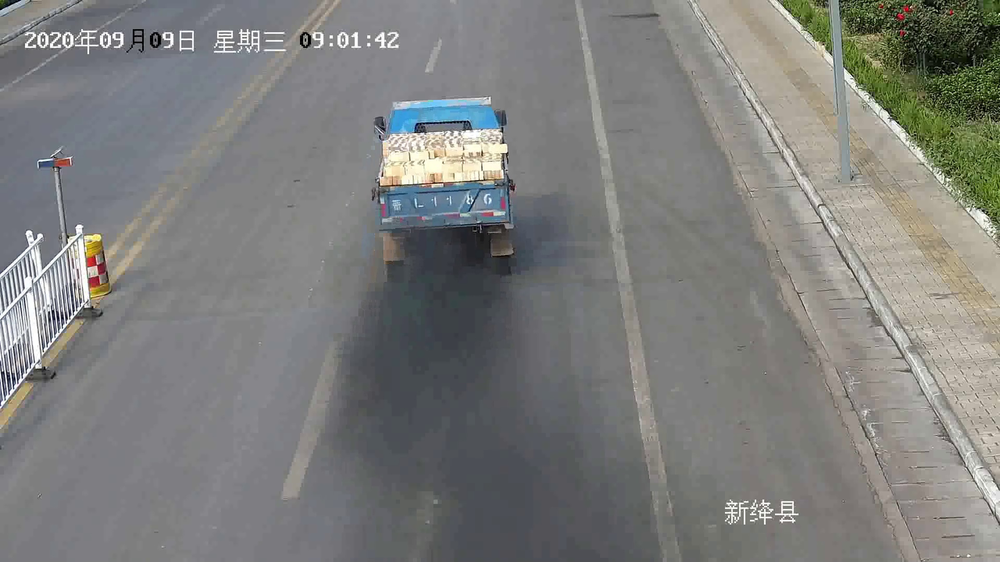
#> input picture Smoke_Emission/py3/test.png, 1000 x 562 px, shrunk from 1920 x 1080 before the run; its folder holds only this picture in this run
$ python imgsmoke.py
#> lines starting #> are read from the running program, lines starting #| are printed output that depends on the picture
import cv2
import numpy as np
import glob
import os
import gc
import random
from tqdm import tqdm
from skimage.filters import gabor
from skimage.util import img_as_ubyte
from skimage.feature import local_binary_pattern
from skimage.morphology import white_tophat, black_tophat, disk
from skimage.restoration import denoise_bilateral
from skimage.filters import threshold_local, laplace
from scipy.ndimage import gaussian_laplace
import base64
from io import BytesIO
from PIL import Image

class detectIMG:
    def __init__(self, path):
#> in procIMG, img is the input picture: shape (562, 1000, 3); mean B, G, R 124.3, 126.5, 126
        self.img_path = path
        self.fname = os.path.basename(path)

        self.params = {
            'weight_h': 0.2,  # Reduced hue influence
            'weight_s': 0.2,  # Reduced saturation influence
            'weight_v': 0.6,  # Increased brightness influence
            'base_corr_threshold': 0.5,  # Lower threshold for more sensitive detection

            'texture_thresh': 10,  # More sensitive texture detection
            'clahe_clip_limit': 2.0,  # CLAHE to improve local contrast in smoke
            'clahe_tile_grid_size': 6,  # Tile grid size for CLAHE

            'anisotropic_iterations': 10,  # Number of iterations for anisotropic diffusion
            'anisotropic_kappa': 50,  # Sensitivity to edges for anisotropic diffusion
            'anisotropic_gamma': 0.1,  # Rate of diffusion for anisotropic diffusion

            'tophat_selem_size': 15,  # Size of the structuring element for top-hat and bottom-hat transformations

            'log_sigma': 2,  # Sigma value for Laplacian of Gaussian

            'lbp_radius': 3,  # Radius for Local Binary Pattern
            'lbp_n_points': 24,  # Number of points for Local Binary Pattern

            'gabor_frequencies': [0.1, 0.2, 0.3],  # Frequencies for Gabor filters

            'morph_kernel_size': 7,  # Slightly larger morphological kernel
            'entropy_thresh': 80,    # Fine-tune entropy to capture smoke texture

            'weight_texture': 0.7,   # Give more weight to texture-based smoke features
            'weight_entropy': 0.3,   # Less influence from entropy filtering

            'trainedPath': "./assets/lab/"
        }

        self.color_features = [np.ones((180,), dtype=np.float32), np.ones((256,), dtype=np.float32), np.ones((256,), dtype=np.float32)]
        self.texture_feature = np.ones((256,), dtype=np.float32)


    # CLAHE ( for contrast enhancement )
    def apply_clahe(self, img):
        lab = cv2.cvtColor(img, cv2.COLOR_BGR2LAB)
#> lab: shape (562, 1000, 3); mean of channels 0, 1, 2 134.3, 127.5, 129
        l, a, b = cv2.split(lab)
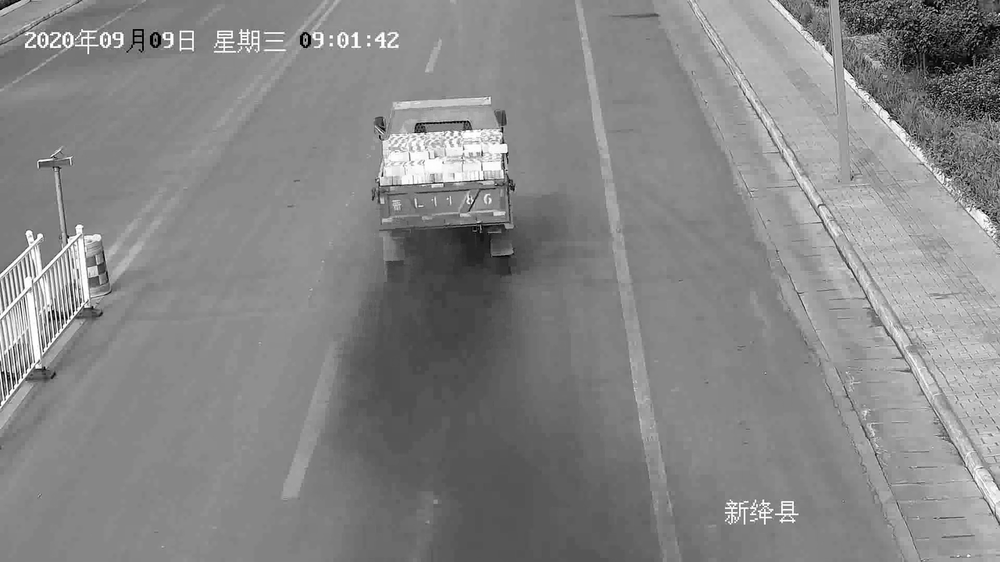
#> l: shape (562, 1000); min 0, max 255, mean 134.3
        clahe = cv2.createCLAHE(clipLimit=self.params['clahe_clip_limit'], tileGridSize=(self.params['clahe_tile_grid_size'], self.params['clahe_tile_grid_size']))
        cl = clahe.apply(l)
        lab = cv2.merge((cl, a, b))
#> lab: shape (562, 1000, 3); mean of channels 0, 1, 2 128.9, 127.5, 129
        enhanced_img = cv2.cvtColor(lab, cv2.COLOR_LAB2BGR)
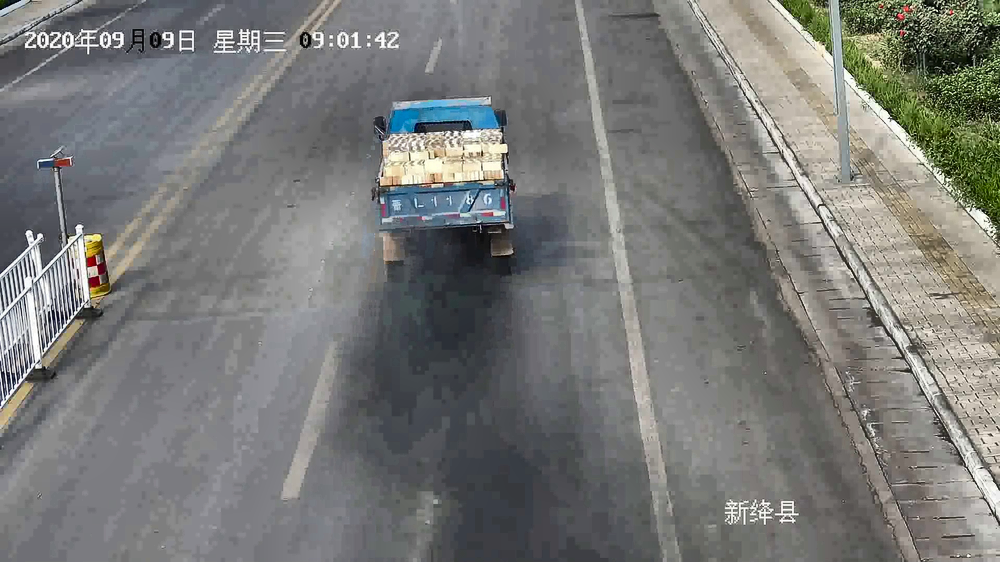
#> enhanced_img: shape (562, 1000, 3); mean B, G, R 119.4, 121.5, 120.9
        return enhanced_img

    # Anisotropic Diffusion ( for edge-preserving smoothing )
    def anisotropic_diffusion(self, img):
        iterations = self.params.get('anisotropic_iterations', 10)  # Number of iterations for anisotropic diffusion
        kappa = self.params.get('anisotropic_kappa', 50)  # Sensitivity to edges
        gamma = self.params.get('anisotropic_gamma', 0.1)  # Rate of diffusion
        img = img.astype(np.float32)
        for i in range(iterations):
            grad_n = np.roll(img, -1, axis=0) - img
            grad_s = np.roll(img, 1, axis=0) - img
            grad_e = np.roll(img, -1, axis=1) - img
            grad_w = np.roll(img, 1, axis=1) - img
            c_n = np.exp(-(grad_n / kappa) ** 2)
            c_s = np.exp(-(grad_s / kappa) ** 2)
            c_e = np.exp(-(grad_e / kappa) ** 2)
            c_w = np.exp(-(grad_w / kappa) ** 2)
            img += gamma * (c_n * grad_n + c_s * grad_s + c_e * grad_e + c_w * grad_w)
        return img

    # Top-hat and Bottom-hat transformations ( for small feature enhancement )
    def apply_tophat_bothat_transforms(self, img):
        gray_img = cv2.cvtColor(img, cv2.COLOR_BGR2GRAY)
        selem_size = self.params.get('tophat_selem_size', 15)  # Size of the structuring element for top-hat and bottom-hat transformations
        top_hat = white_tophat(gray_img, disk(selem_size))
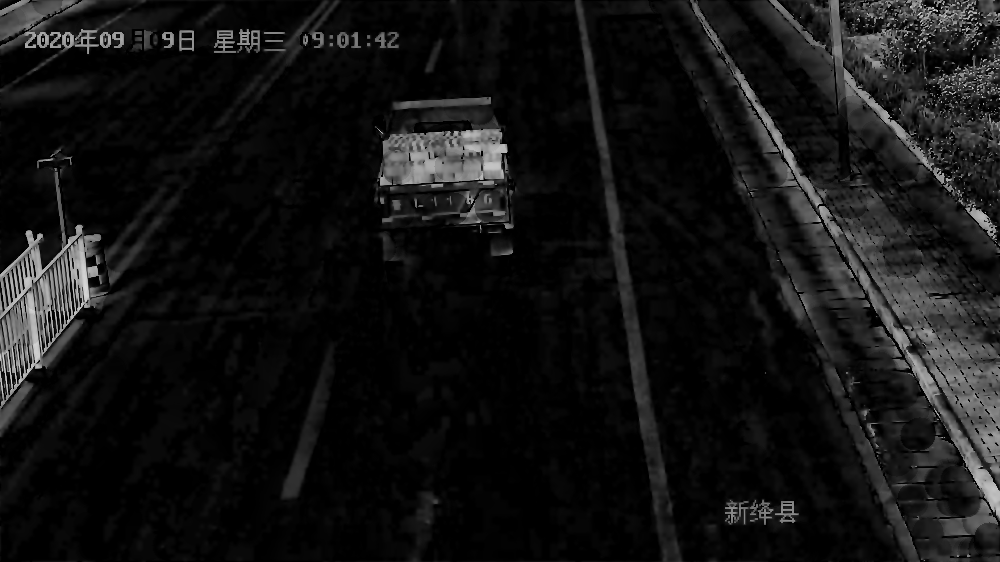
#> top_hat: shape (562, 1000) float32; min 0, max 217.1, mean 19.7
        bottom_hat = black_tophat(gray_img, disk(selem_size))
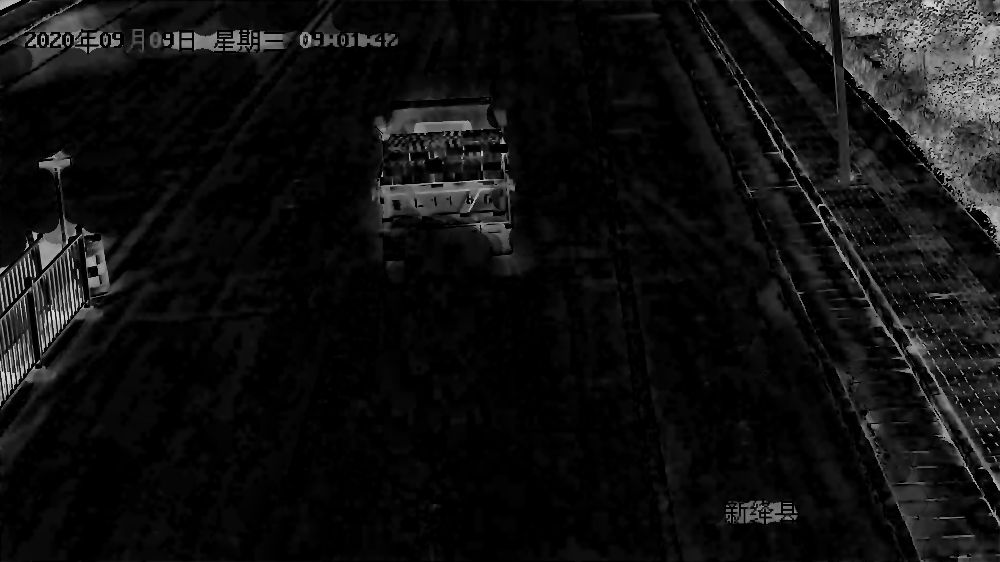
#> bottom_hat: shape (562, 1000) float32; min 0, max 227, mean 16.9
        return top_hat, bottom_hat

    # Laplacian of Gaussian (LoG) ( for Multi-scale edge detection )
    def multi_scale_edge_detection(self, img):
        gray_img = cv2.cvtColor(img, cv2.COLOR_BGR2GRAY)
        sigma = self.params.get('log_sigma', 2)  # Sigma value for Gaussian smoothing
        edge_laplacian = gaussian_laplace(gray_img, sigma=sigma)
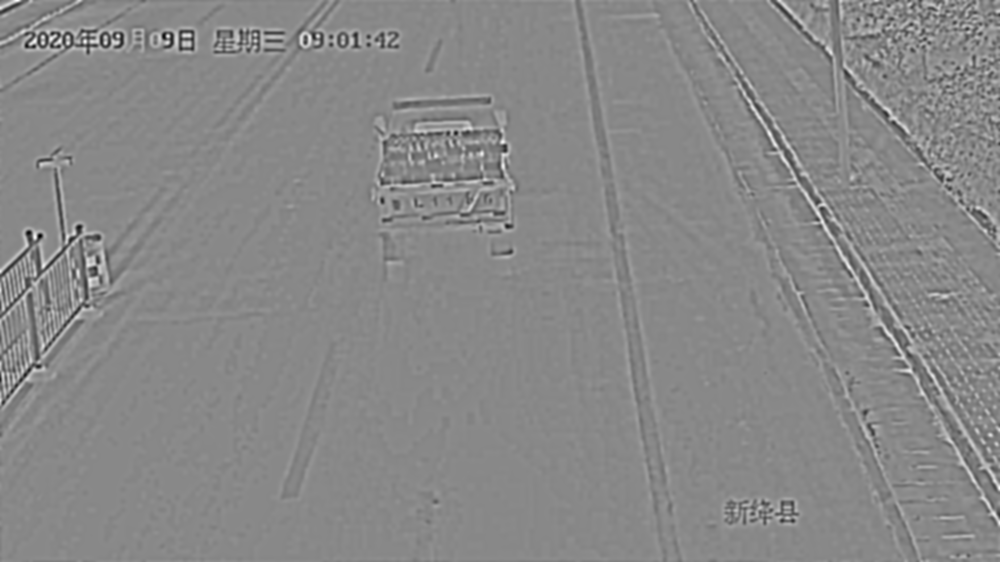
#> edge_laplacian: shape (562, 1000) float32; min -22.86, max 19.81, mean -0.021; drawn with min black and max white
        return edge_laplacian

    # Local Binary Patterns (LBP) ( for Texture analysis )
    def extract_lbp_features(self, img):
        radius = self.params.get('lbp_radius', 3)  # Radius of LBP
        n_points = self.params.get('lbp_n_points', 24)  # Number of points in LBP
        gray_img = cv2.cvtColor(img, cv2.COLOR_BGR2GRAY)
        gray_img = np.clip(gray_img, 0, 1)  # Clip values to ensure they are between 0 and 1
#> gray_img: shape (562, 1000) float32; every value is 1
        gray_img = img_as_ubyte(gray_img)  # Convert to unsigned 8-bit integer type to avoid warnings
#> gray_img: shape (562, 1000); every value is 255
        lbp = local_binary_pattern(gray_img, n_points, radius, method='uniform')
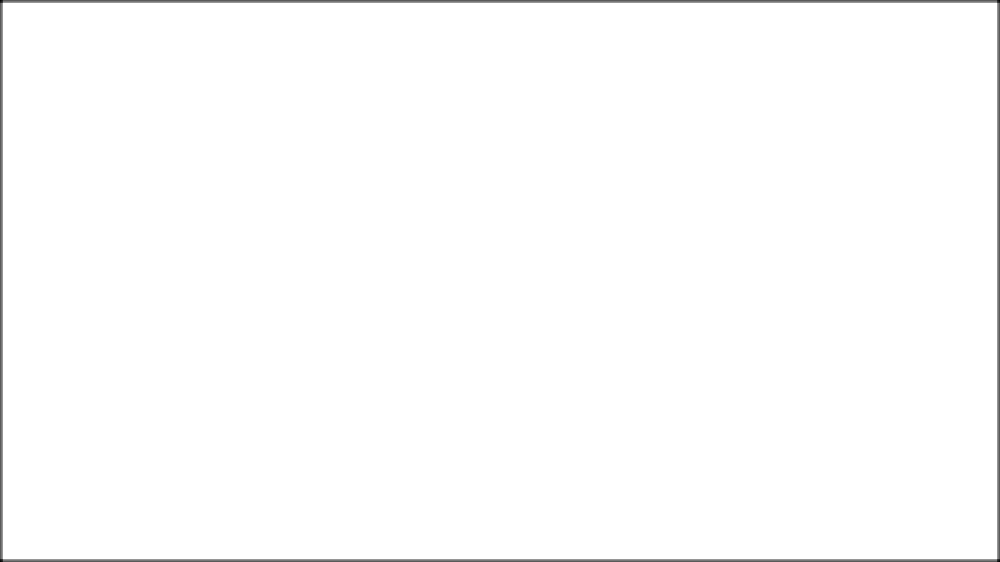
#> lbp: shape (562, 1000) float64; min 7, max 24, mean 23.9; drawn with min black and max white


        return lbp

    # Smoke segmentation using combined features
    def scanIMG(self, lb_path):
#> called with lb_path = './assets/lab/test.png'
        img = cv2.imread(self.img_path)
        lb = cv2.imread(lb_path)
        red_mask = cv2.inRange(lb, (0, 0, 128), (0, 0, 128))
#> red_mask: shape (562, 1000); every value is 0

        # Masking the smoke region from the original image using the red mask
        try:
            smoke_region = cv2.bitwise_and(img, img, mask=red_mask)
#> smoke_region: shape (562, 1000, 3); every value is 0
        except:
            return [False, None]

        # Converting to HSV and compute histograms only for the smoke region
        hsv = cv2.cvtColor(smoke_region, cv2.COLOR_BGR2HSV)
        hist_h = cv2.calcHist([hsv], [0], red_mask, [180], [0, 180]).astype(np.float32)
#> hist_h = 180 values from 0 to 0
        hist_s = cv2.calcHist([hsv], [1], red_mask, [256], [0, 256]).astype(np.float32)
#> hist_s = 256 values from 0 to 0
        hist_v = cv2.calcHist([hsv], [2], red_mask, [256], [0, 256]).astype(np.float32)
#> hist_v = 256 values from 0 to 0

        # Comparing histograms with smoke features using correlation
        corr_h = cv2.compareHist(hist_h, self.color_features[0].astype(np.float32), cv2.HISTCMP_CORREL)
#> corr_h = 1
        corr_s = cv2.compareHist(hist_s, self.color_features[1].astype(np.float32), cv2.HISTCMP_CORREL)
#> corr_s = 1
        corr_v = cv2.compareHist(hist_v, self.color_features[2].astype(np.float32), cv2.HISTCMP_CORREL)
#> corr_v = 1

        # Weighted correlation
        corr_total = (self.params['weight_h'] * corr_h + self.params['weight_s'] * corr_s + self.params['weight_v'] * corr_v)
#> corr_total = 1

        # Thresholding based on correlation
        if corr_total < self.params['base_corr_threshold']:
            return [False, None]

        # Using Gabor filters ( for texture analysis )
        gray = cv2.cvtColor(smoke_region, cv2.COLOR_BGR2GRAY)
        frequencies = self.params.get('gabor_frequencies', [0.1, 0.2, 0.3])  # List of frequencies for Gabor filter
        gabor_features = [gabor(gray, frequency=freq)[0] for freq in frequencies]
#> gabor_features = 3 items
        gabor_mean = np.mean(np.array(gabor_features), axis=0)
#> gabor_mean: shape (562, 1000) float64; every value is 0
        gabor_mean = np.clip(gabor_mean, -1, 1)
        _, gabor_thresh = cv2.threshold(img_as_ubyte(gabor_mean), self.params['texture_thresh'], 255, cv2.THRESH_BINARY)

        # Morphological Refinements
        kernel_size = self.params.get('morph_kernel_size', 5)  # Size of the morphological kernel
        kernel = cv2.getStructuringElement(cv2.MORPH_ELLIPSE, (kernel_size, kernel_size))
        closing = cv2.morphologyEx(gabor_thresh, cv2.MORPH_CLOSE, kernel, iterations=2)

        return [True, closing]

    # Displaying detected smoke regions for random images
    def procIMG(self):

        img = cv2.imread(self.img_path)
        img = self.apply_clahe(img)
        img = self.anisotropic_diffusion(img)
        lb_path = f"{self.params['trainedPath']}{self.fname}"
        if not os.path.isfile(lb_path):
            lb_path = f"{self.params['trainedPath']}test.png"
        top_hat, bottom_hat = self.apply_tophat_bothat_transforms(img)
        edges = self.multi_scale_edge_detection(img)
        lbp_features = self.extract_lbp_features(img)

        # Processing smoke detection
        detected_smoke_mask = self.scanIMG(lb_path)
#> detected_smoke_mask = 2 items
        if detected_smoke_mask[0]:
            img = cv2.imread(self.img_path)

            # Creating a red overlay for detected smoke regions
            red_overlay = cv2.merge([np.zeros_like(detected_smoke_mask[1]), np.zeros_like(detected_smoke_mask[1]), detected_smoke_mask[1]])
            detected_image = cv2.addWeighted(img, 0.7, red_overlay, 0.3, 0)
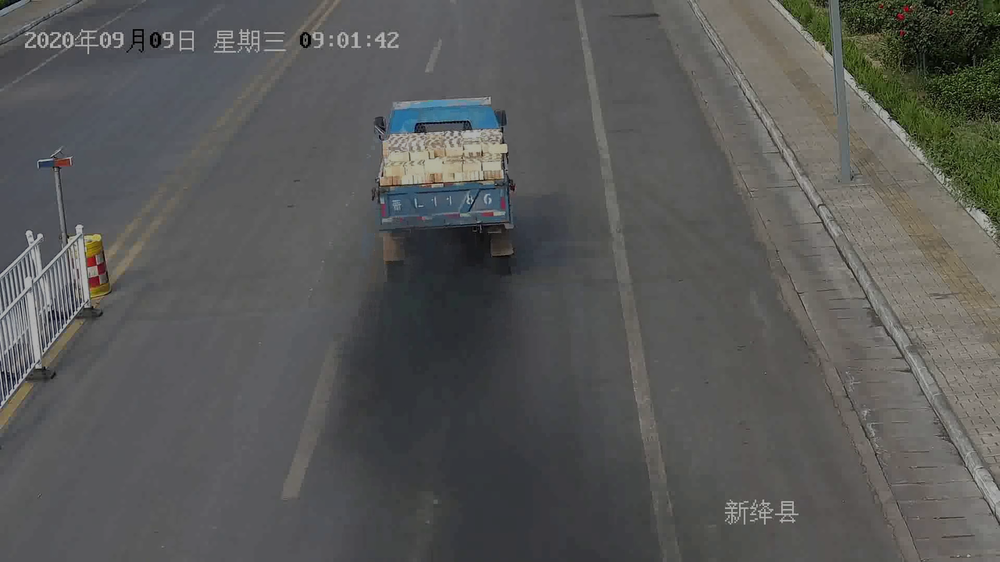
#> detected_image: shape (562, 1000, 3); mean B, G, R 87, 88.5, 88.2

            _, im_arr = cv2.imencode('.jpg', detected_image)  # im_arr: image in Numpy one-dim array format.
            im_bytes = im_arr.tobytes()
            im_b64 = base64.b64encode(im_bytes)

            return [True, im_b64]

        else:
            return [False, None]

if __name__=="__main__":
    sample = detectIMG("./test.png")
    result = sample.procIMG()
#> result = 2 items
    if result[0]:
        cv2.imshow("Detected Smoke", result[1])
        cv2.waitKey(0)
        cv2.destroyAllWindows()
    else:
        print("No smoke detected in the image.")
